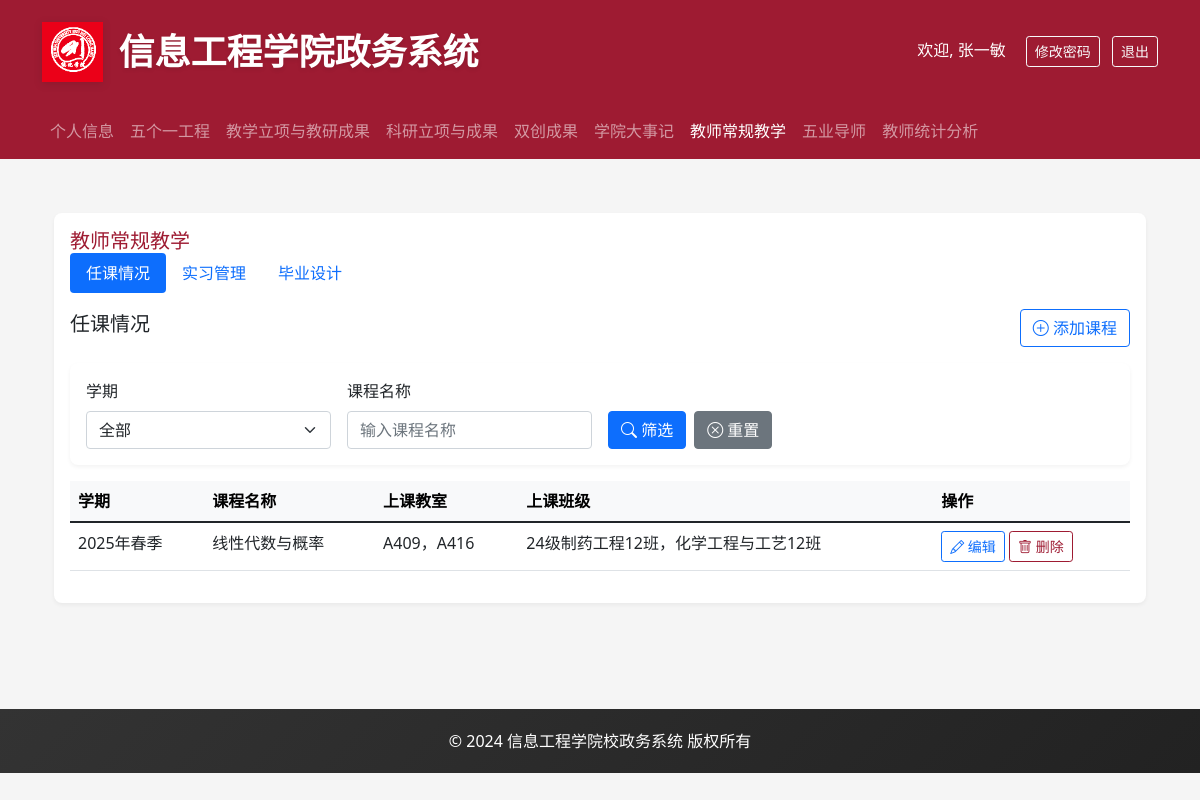
The app's page /teacher_teaching (signed in) with its own data.
### backend/models.py (models this page shows, shortened)
class User(UserMixin, db.Model):
    __tablename__ = 'users'
    id = db.Column(db.Integer, primary_key=True)
    username = db.Column(db.String(80), unique=True, nullable=False)
    password_hash = db.Column(db.String(128))
    role = db.Column(db.String(20), nullable=False)  # admin, teacher, student
    name = db.Column(db.String(80))
    gender = db.Column(db.String(10))
    birth_date = db.Column(db.Date)
    email = db.Column(db.String(120), unique=True)
    phone = db.Column(db.String(20))
    employee_number = db.Column(db.String(20))
    ethnicity = db.Column(db.String(50))  # 民族
    id_number = db.Column(db.String(18))  # 身份证号
    political_status = db.Column(db.String(50))  # 政治面貌
    party_join_date = db.Column(db.Date)  # 入党时间
    party_branch = db.Column(db.String(100))  # 所属党支部
    hometown = db.Column(db.String(100))  # 籍贯
    address = db.Column(db.String(200))  # 家庭住址
    education_level = db.Column(db.String(50))  # 学历
    education_date = db.Column(db.Date)  # 获得学历时间
    degree = db.Column(db.String(50))  # 学位
    degree_date = db.Column(db.Date)  # 获得学位时间
    bachelor_school = db.Column(db.String(100))  # 本科毕业学校
    master_school = db.Column(db.String(100))  # 硕士毕业学校
    phd_school = db.Column(db.String(100))  # 博士毕业学校
    major = db.Column(db.String(100))  # 专业
    teaching_group = db.Column(db.String(100))  # 教研室
    is_dual_teacher = db.Column(db.String(10))  # 是否双师
    award_title = db.Column(db.String(100))  # 获得奖励称号
    talent_title = db.Column(db.String(100))  # 人才称号
    research_direction = db.Column(db.String(200))  # 研究方向
    work_start_date = db.Column(db.Date)  # 入校时间
    career_start_date = db.Column(db.Date)  # 参加工作时间
    highest_title = db.Column(db.String(50))  # 最高级职称
    highest_title_date = db.Column(db.Date)  # 获得最高级职称时间
    position = db.Column(db.String(50))  # 职务
    subject = db.Column(db.String(50))  # 学科
    department = db.Column(db.String(100))  # 所属院系
    photo_path = db.Column(db.String(200))  # 照片路径
    hire_date = db.Column(db.Date)             # 入职日期

class TeacherCourse(db.Model):
    id = db.Column(db.Integer, primary_key=True)
    teacher_id = db.Column(db.Integer, db.ForeignKey('users.id'), nullable=False)  # 教师ID
    course_name = db.Column(db.String(100), nullable=False)  # 课程名称
    classroom = db.Column(db.String(50), nullable=False)  # 上课教室
    class_name = db.Column(db.String(50), nullable=False)  # 上课班级
    semester = db.Column(db.String(20), nullable=False)  # 学期（如：2023-2024-1）
    created_at = db.Column(db.DateTime, default=datetime.utcnow)  # 创建时间
    teacher = db.relationship('User', backref=db.backref('courses', lazy=True))

### backend/app.py (the view)
@app.route('/teacher_teaching')
@login_required
def teacher_teaching():
    try:
        tab = request.args.get('tab', 'graduation')
        student_name = request.args.get('student_name', '')
        teacher_name = request.args.get('teacher_name', '')
        is_admin_teacher = current_user.role == 'admin'
        courses = TeacherCourse.query.filter_by(teacher_id=current_user.id).all() if not is_admin_teacher else TeacherCourse.query.all()
        graduation_projects_query = GraduationProject.query
        if not is_admin_teacher:
            graduation_projects_query = graduation_projects_query.filter_by(teacher_id=current_user.id)
        graduation_projects = graduation_projects_query.all()
        internships_query = Internship.query
        if not is_admin_teacher:
            internships_query = internships_query.filter_by(teacher_id=current_user.id)
        internships = internships_query.all()
        return render_template('teacher_teaching.html',
                             courses=courses,
                             graduation_projects=graduation_projects,
                             internships=internships,
                             is_admin_teacher=is_admin_teacher)
    except Exception as e:
        flash(f'加载页面时发生错误：{str(e)}', 'error')
        return redirect(url_for('index'))

### backend/app.py (called while the page is built)
@login_manager.user_loader
def load_user(user_id):
    return User.query.get(int(user_id))

### frontend/templates/teacher_teaching.html (shortened to what this page needs)
{% extends "base.html" %}
{% block content %}
<div class="container mt-4">
    <div class="card">
        <div class="card-body">
            <h5 class="card-title">教师常规教学</h5>
            <ul class="nav nav-pills mb-3" id="teachingTabs" role="tablist">
                <li class="nav-item" role="presentation">
                    <button class="nav-link active" id="courses-tab" data-bs-toggle="pill"
                            data-bs-target="#courses" type="button" role="tab">
                        任课情况
                    </button>
                </li>
                <li class="nav-item" role="presentation">
                    <button class="nav-link" id="internships-tab" data-bs-toggle="pill"
                            data-bs-target="#internships" type="button" role="tab">
                        实习管理
                    </button>
                </li>
                <li class="nav-item" role="presentation">
                    <button class="nav-link" id="graduation-tab" data-bs-toggle="pill"
                            data-bs-target="#graduation" type="button" role="tab">
                        毕业设计
                    </button>
                </li>
            </ul>
            <div class="tab-content" id="teachingTabsContent">
                <div class="tab-pane fade show active" id="courses" role="tabpanel">
                    <div class="d-flex justify-content-between align-items-center mb-3">
                        <h5>任课情况</h5>
                        <button class="btn btn-outline-primary" data-bs-toggle="modal" data-bs-target="#addCourseModal">
                            <i class="bi bi-plus-circle"></i> 添加课程
                        </button>
                    </div>
                    <div class="card mb-3">
                        <div class="card-body">
                            <form id="courseFilterForm" class="row g-3">
                                <div class="col-md-3">
                                    <label class="form-label">学期</label>
                                    <select class="form-select" name="semester" id="semesterFilter">
                                        <option value="">全部</option>
                                    </select>
                                </div>
                                <div class="col-md-3">
                                    <label class="form-label">课程名称</label>
                                    <input type="text" class="form-control" name="course_name" id="courseNameFilter" placeholder="输入课程名称">
                                </div>
                                <div class="col-md-3 d-flex align-items-end">
                                    <button type="button" class="btn btn-primary" onclick="filterCourses()">
                                        <i class="bi bi-search"></i> 筛选
                                    </button>
                                    <button type="button" class="btn btn-secondary ms-2" onclick="resetFilter()">
                                        <i class="bi bi-x-circle"></i> 重置
                                    </button>
                                </div>
                            </form>
                        </div>
                    </div>
                    <div class="table-responsive">
                        <table class="table table-hover">
                            <thead class="table-light">
                                <tr>
                                    <th>学期</th>
                                    <th>课程名称</th>
                                    <th>上课教室</th>
                                    <th>上课班级</th>
                                    <th>操作</th>
                                </tr>
                            </thead>
                            <tbody>
                                {% for course in courses %}
                                <tr>
                                    <td>{{ course.semester }}</td>
                                    <td>{{ course.course_name }}</td>
                                    <td>{{ course.classroom }}</td>
                                    <td>{{ course.class_name }}</td>
                                    <td>
                                        {% if is_admin_teacher or course.teacher_id == current_user.id %}
                                        <button class="btn btn-sm btn-outline-primary" onclick="editCourse({{ course.id }})">
                                            <i class="bi bi-pencil"></i> 编辑
                                        </button>
                                        <button class="btn btn-sm btn-outline-danger" onclick="deleteCourse({{ course.id }})">
                                            <i class="bi bi-trash"></i> 删除
                                        </button>
                                        {% endif %}
                                    </td>
                                </tr>
                                {% endfor %}
                            </tbody>
                        </table>
                    </div>
                </div>
            </div>
        </div>
    </div>
</div>
{% endblock %}

### frontend/templates/base.html (shortened to what this page needs)
<!DOCTYPE html>
<html lang="zh">
<head>
    <link href="https://cdn.jsdelivr.net/npm/bootstrap@5.1.3/dist/css/bootstrap.min.css" rel="stylesheet">
    <link rel="stylesheet" href="https://cdn.jsdelivr.net/npm/bootstrap-icons@1.8.1/font/bootstrap-icons.css">
</head>
<body>
    <header class="header">
        <div class="container">
            <div class="d-flex align-items-center justify-content-between">
                <div class="d-flex align-items-center">
                    <img src="{{ url_for('static', filename='logo.png') }}" alt="信息工程学院" class="logo me-3">
                    <h1>信息工程学院政务系统</h1>
                </div>
                {% if current_user.is_authenticated %}
                <div>
                    <span class="text-white me-3">欢迎, {{ current_user.name }}</span>
                    <button class="btn btn-outline-light btn-sm me-2" data-bs-toggle="modal" data-bs-target="#changePasswordModal">
                        修改密码
                    </button>
                    <a href="{{ url_for('logout') }}" class="btn btn-outline-light btn-sm">退出</a>
                </div>
                {% endif %}
            </div>
        </div>
    </header>
    {% if current_user.is_authenticated %}
    <nav class="navbar navbar-expand-lg navbar-dark bg-danger">
        <div class="container">
            <div class="collapse navbar-collapse" id="navbarNav">
                <ul class="navbar-nav me-auto">
                    <li class="nav-item">
                        <a class="nav-link {% if request.endpoint == 'profile' %}active{% endif %}" href="{{ url_for('profile') }}">个人信息</a>
                    </li>
                    <li class="nav-item">
                        <a class="nav-link {% if request.endpoint == 'five_one' %}active{% endif %}" href="{{ url_for('five_one') }}">五个一工程</a>
                    </li>
                    <li class="nav-item">
                        <a class="nav-link {% if request.endpoint == 'teaching_research' %}active{% endif %}" href="{{ url_for('teaching_research') }}">教学立项与教研成果</a>
                    </li>
                    <li class="nav-item">
                        <a class="nav-link {% if request.endpoint == 'scientific_research' %}active{% endif %}" href="{{ url_for('scientific_research') }}">科研立项与成果</a>
                    </li>
                    <li class="nav-item">
                        <a class="nav-link {% if request.endpoint == 'innovation_achievements' %}active{% endif %}" href="{{ url_for('innovation_achievements') }}">双创成果</a>
                    </li>
                    <li class="nav-item">
                        <a class="nav-link {% if request.endpoint == 'college_events' %}active{% endif %}" href="{{ url_for('college_events') }}">学院大事记</a>
                    </li>
                    <li class="nav-item">
                        <a class="nav-link {% if request.endpoint == 'teacher_teaching' %}active{% endif %}" href="{{ url_for('teacher_teaching') }}">教师常规教学</a>
                    </li>
                    <li class="nav-item">
                        <a class="nav-link {% if request.endpoint == 'five_one_mentor' %}active{% endif %}" href="{{ url_for('five_one_mentor') }}">五业导师</a>
                    </li>
                    <li class="nav-item">
                        <a class="nav-link {% if request.endpoint == 'teacher_statistics' %}active{% endif %}" href="{{ url_for('teacher_statistics') }}">教师统计分析</a>
                    </li>
                </ul>
            </div>
        </div>
    </nav>
    {% endif %}
    <div class="content-wrapper">
        <div class="container">
            {% block content %}{% endblock %}
        </div>
    </div>
    <footer class="footer">
        <div class="container text-center">
            <p class="mb-0">© 2024 信息工程学院校政务系统 版权所有</p>
        </div>
    </footer>
</body>
</html>

### frontend/templates/base.html (style rules this page uses)
:root { --primary-color: #9e1b32; --secondary-color: #f8f9fa; --accent-color: #9e1b32; --text-color: #333; }
body { background-color: #f5f5f5; }
.header { background: var(--primary-color); padding: 20px 0; box-shadow: 0 2px 4px rgba(0,0,0,0.1); }
.navbar { background-color: var(--primary-color) !important; }
.header .logo { height: 60px; filter: drop-shadow(0 2px 4px rgba(0,0,0,0.1)); }
.header h1 { color: white; font-size: 36px; margin: 0; padding: 10px 0; text-shadow: 0 2px 4px rgba(0,0,0,0.1); font-weight: 600; }
.content-wrapper { min-height: calc(100vh - 300px); padding: 30px 0; }
.card { border: none; box-shadow: 0 2px 4px rgba(0,0,0,0.05); transition: transform 0.3s ease, box-shadow 0.3s ease; background-color: white; border-radius: 8px; overflow: hidden; }
.card-title { color: var(--primary-color); margin-bottom: 0; }
.btn-outline-danger { border-color: var(--primary-color); color: var(--primary-color); }
.footer { background: linear-gradient(135deg, #333 0%, #222 100%); color: white; padding: 20px 0; margin-top: 50px; }

### records on screen
User: name "张一敏"
TeacherCourse: semester "2025年春季", course_name "线性代数与概率", classroom "A409，A416", class_name "24级制药工程12班，化学工程与工艺12班"
